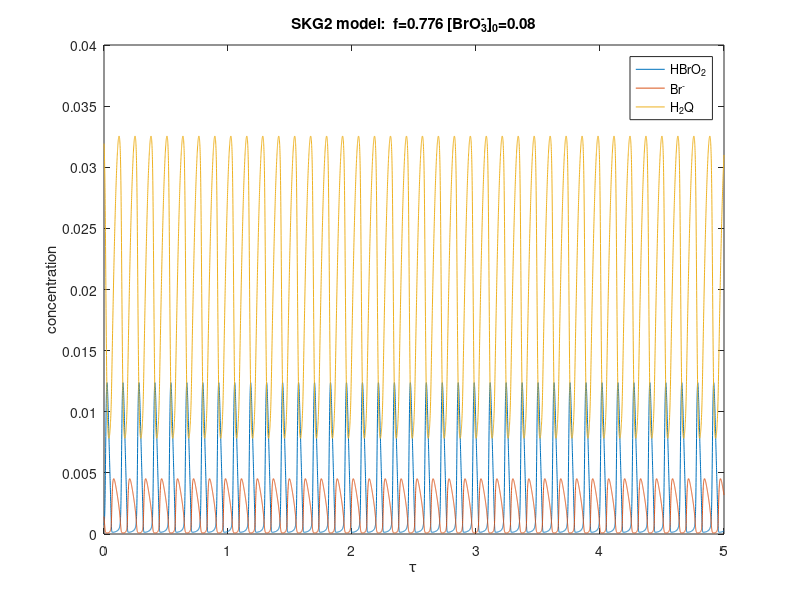
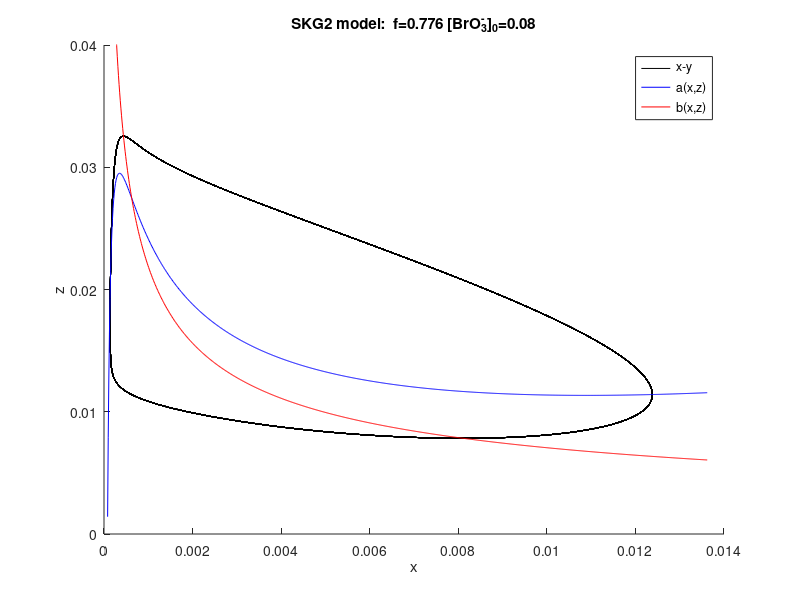

MATLAB code for these plots, in order:
#! /usr/bin/octave -qf
# -*-octave-*-
# SKG model DOI: 10.1021/jp9832721
# Eqs E6-E8 modified to simulation the consumption of substrate BrO3-


global galpha = 1000000;
global gbeta = 77.4;
global ggamma = 1102;
global gdelta = 2719;
global gf = 0.776;
global BrO30 = 0.08;
global T = 0;
global k2 =  2500000;
global k14 =  5.0000e-05;
global k17 =  0.02;
global BrCHD = 0.02;
global kdp = 280; # kd'
global k5 = 170000;
global k4 = 2000000;
global k4r = 100000000; # k_{-4}
global H = 1.29;

if (1 == nargin)
  arg_list = argv();
  BrO30 = str2num(arg_list{1});
endif

function xdot = f (x, t)
  global galpha;
  global gbeta;
  global ggamma;
  global gdelta;
  global gf;
  global k2;
  global k14;
  global k17;
  global kdp;
  global k5;
  global k4;
  global k4r;
  global BrCHD;
  global T;
  global BrO30
  global H;

  BrO3 = BrO30 - T * t; # FIXME check BrO3 > 0

  xdot = zeros (3, 1);

  galpha = k2 * k14 * BrCHD / (k17 * k17 * BrO3 * BrO3);
  # beta has no dependency on [BrO3-]
  ggamma = kdp * realsqrt(k14) * realsqrt(BrCHD) / (realpow(k17, 3/2) * realsqrt(H) * BrO3);
  gdelta = 2 * k5 * k4 * k14 * BrCHD / (k4r * k17 * k17 * BrO3 * BrO3);

  # printf("a = %f\n", galpha);
  # printf("b = %f\n", gbeta);
  # printf("g = %f\n", ggamma);
  # printf("d = %f\n", gdelta);

  # quit();

  xdot(1) = x(2) * (gbeta - galpha * x(1)) + x(3) * (ggamma * realsqrt(x(1)) + 1.0) - gdelta * x(1) * x(1);
  xdot(2) = 1.0 - x(2) * (gbeta + galpha * x(1));
  xdot(3) = gf - x(3) * (ggamma * realsqrt(x(1)) + 1.0); 

endfunction

function xp = ff (x)
  global galpha;
  global gbeta;
  global ggamma;
  global gdelta;
  global gf;
  global k2;
  global k14;
  global k17;
  global kdp;
  global k5;
  global k4;
  global k4r;
  global BrCHD;
  global T;
  global BrO30
  global H;

  #BrO3 = BrO30 - T * t; # FIXME check BrO3 > 0
  BrO3 = BrO30;

  xdot = zeros (3, 1);

  galpha = k2 * k14 * BrCHD / (k17 * k17 * BrO3 * BrO3);
  # beta has no dependency on [BrO3-]
  ggamma = kdp * realsqrt(k14) * realsqrt(BrCHD) / (realpow(k17, 3/2) * realsqrt(H) * BrO3);
  gdelta = 2 * k5 * k4 * k14 * BrCHD / (k4r * k17 * k17 * BrO3 * BrO3);

  # printf("a = %f\n", galpha);
  # printf("b = %f\n", gbeta);
  # printf("g = %f\n", ggamma);
  # printf("d = %f\n", gdelta);

  # quit();

  xdot(1) = x(2) * (gbeta - galpha * x(1)) + x(3) * (ggamma * realsqrt(x(1)) + 1.0) - gdelta * x(1) * x(1);
  xdot(2) = 1.0 - x(2) * (gbeta + galpha * x(1));
  xdot(3) = gf - x(3) * (ggamma * realsqrt(x(1)) + 1.0); 

endfunction




#1 HBrO2
x1 = 0.01;
#2 Br-
x2 = 0;
#3 H2Q
x3 = 0.01;

x1 = 0.0007245927973977255 ;
x2 = 0.001422769822454512 ;
x3 = 0.03193424249332828 ;

x0 = [x1; x2; x3];

# time = kf*t
#t = linspace (0, 1, 10000);
t = linspace (0, 5, 10000);

y = lsode ("f", x0, t);

plot (t, y);

xlabel("\\tau");
ylabel("concentration");
title(cstrcat("SKG2 model: ",
			  " f=", num2str(gf), 
			  " [BrO_3^-]_0=", num2str(BrO30))
#			  " T=", num2str(T))
	  );
legend("HBrO_2", "Br^-", "H_2Q");

print -djpg skg2.jpg

d = [rot90(t, -1), y];

save plot.mat d;

# E9
function r = axz(x)
  global galpha gbeta ggamma gdelta gf;

  v = galpha/gbeta;

  r = (gdelta * x * x - (1 - v * x)/(1 + v * x))/(ggamma * realsqrt(x) + 1); 

endfunction

# E10
function r = bxz(x)
  global ggamma gf;

  r = gf / (ggamma * realsqrt(x) + 1);
endfunction


newplot();

xsteps = 1000;
xmax = 1.1 * max(y(:,1));
xh = xmax/xsteps;
xi = 1;

for i=1:xsteps
  xx = xh * i;
  yy = axz(xx);

  # a(x,z) may become negative with small x values - do not plot those
  if (yy > 0)
	xxi(xi) = xx;
	null_x(xi) = yy;
	null_z(xi) = bxz(xx);
	xi = xi + 1;
  endif

end

hold on;
plot(y(:,1),y(:,3), "color", "black");
plot(xxi, null_x, "color", "blue");
plot(xxi, null_z, "color", "red");

ylim([0, 0.04]);

title(cstrcat("SKG2 model: ",
			  " f=", num2str(gf), 
			  " [BrO_3^-]_0=", num2str(BrO30))
	  );
xlabel("x");
ylabel("z");
legend("x-y", "a(x,z)", "b(x,z)");

print -djpg skg2pp.jpg



#quit(0);



